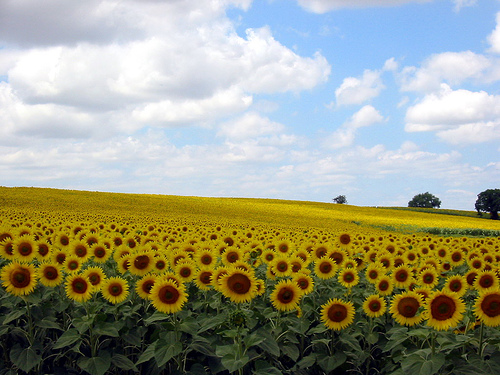
%> input picture codes/ch13_Scale-SpaceImageProcessing/7. Harris-Laplace Detector/sunflower.jpg, 500 x 375 px
$ octave Keypoint_with_Scale_Selection.m   (GNU Octave 9; MATLAB toolbox functions it lacks are replaced by stand-ins)
%> lines starting %> are read from the running program, lines starting %| are printed output that depends on the picture
### codes/ch13_Scale-SpaceImageProcessing/7. Harris-Laplace Detector/kp_log.m
function [points] = kp_log(img,o_nb_blobs)

    % Extract keypoints using Laplacian of Gaussian (LoG) algorithm

    %

    % Author :: Vincent Garcia

    % Date   :: 05/12/2007

    %

    % INPUT

    % =====

    % img        : the graylevel image

    % o_nb_blobs : (optional) number of blobs detected

    %

    % OUTPUT

    % ======

    % points : the interest points extracted

    %

    % REFERENCES

    % ==========

    % Lindeberg, T. Feature Detection with Automatic Scale Selection

    % IEEE Transactions Pattern Analysis Machine Intelligence, 1998, 30, 77-116kp_harris(im)

    %

    % EXAMPLE

    % =======

    % points = kp_log(img)


    % input image

    img = double(img(:,:,1));


    % number of blobs detected

    if nargin==1

        nb_blobs = 120;

    else

        nb_blobs = o_nb_blobs;

    end


    % Laplacian of Gaussian parameters

    sigma_begin = 2;

    sigma_end   = 15;

    sigma_step  = 1;

    sigma_array = sigma_begin:sigma_step:sigma_end;

    sigma_nb    = numel(sigma_array);


    % variable

    img_height  = size(img,1);

    img_width   = size(img,2);


    % calcul scale-normalized laplacian operator

    snlo = zeros(img_height,img_width,sigma_nb);

    for i=1:sigma_nb

        sigma       = sigma_array(i);

        snlo(:,:,i) = sigma*sigma*imfilter(img,fspecial('log', floor(6*sigma+1), sigma),'replicate');

    end


    % search of local maxima

    snlo_dil             = imdilate(snlo,ones(3,3,3));

    blob_candidate_index = find(snlo==snlo_dil);

    blob_candidate_value = snlo(blob_candidate_index);

    [tmp,index]          = sort(blob_candidate_value,'descend');

    blob_index           = blob_candidate_index( index(1:min(nb_blobs,numel(index))) );

    [lig,col,sca]        = ind2sub([img_height,img_width,sigma_nb],blob_index);

    points               = [lig,col,3*reshape(sigma_array(sca),[size(lig,1),1])];


end

### codes/ch13_Scale-SpaceImageProcessing/7. Harris-Laplace Detector/draw.m
function draw(img,pt,str)

    figure('Name',str);

    imshow(img);

    hold on;

    axis off;

    switch size(pt,2)

        case 2

            s = 2;

            for i=1:size(pt,1)

                rectangle('Position',[pt(i,2)-s,pt(i,1)-s,2*s,2*s],'Curvature',[0 0],'EdgeColor','b','LineWidth',2);

            end

        case 3

            pt(:,3) = 0.6 * pt(:,3);
            for i=1:size(pt,1)

                rectangle('Position',[pt(i,2)-pt(i,3),pt(i,1)-pt(i,3),2*pt(i,3),2*pt(i,3)],'Curvature',[1,1],'EdgeColor','y','LineWidth',2);

            end

    end

end

### codes/ch13_Scale-SpaceImageProcessing/7. Harris-Laplace Detector/Keypoint_with_Scale_Selection.m
% EE368/CS232 Digital Image Processing
% Bernd Girod
% Department of Electrical Engineering, Stanford University

% Script by Qiyuan Tian and David Chen
% Keypoint detection with automatic scale selection

% Codes downloaded from
% http://www.mathworks.com/matlabcentral/fileexchange/17894-keypoint-extraction

clear, clc, close all
img = imread('sunflower.jpg'); numBlobs = 150;
%> further down, img is the input picture: size 375x500x3 uint8; mean R, G, B 152.7, 153.8, 132.4
% img = imread('dog.jpg'); numBlobs = 200;
if size(img,3) > 1
    imgGray = rgb2gray(img);
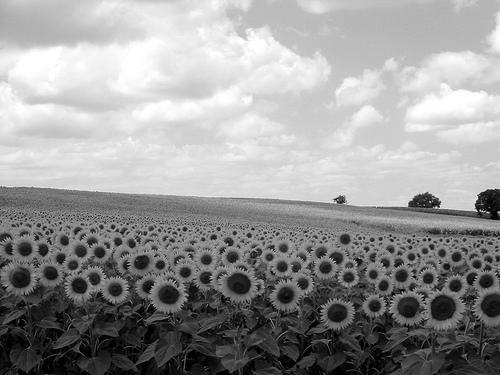
%> imgGray: size 375x500 uint8; min 0, max 255, mean 151
else
    imgGray = img;
end
pt  = kp_log(imgGray, numBlobs);
%> in kp_log, `blob_candidate_index = find(snlo==snlo_dil);`: blob_candidate_index = 2203 values from 49 to 2614908
%> in kp_log, `blob_candidate_value = snlo(blob_candidate_index);`: blob_candidate_value = 2203 values, max 84.83 at index 2177, min -12.91 at index 13, mean 11.71
%> in kp_log, `[tmp,index]          = sort(blob_candidate_value,'descend');`: tmp = 2203 values, max 84.83 at index 1, min -12.91 at index 2203, mean 11.71; index = 2203 values, max 2203 at index 551, min 1 at index 1060, mean 1102
%> in kp_log, `blob_index           = blob_candidate_index( index(1:min(nb_blobs,nume..`: blob_index = 150 values, max 1872203 at index 1, min 2861 at index 143, mean 291974.3
%> in kp_log, `[lig,col,sca]        = ind2sub([img_height,img_width,sigma_nb],blob_in..`: lig = 150 values, max 329 at index 137, min 197 at index 98, mean 256.8; col = 150 values, max 500 at index 148, min 8 at index 143, mean 285.6; sca = 150 values, max 10 at index 1, min 1 at index 4, mean 1.99
%> in kp_log, `points               = [lig,col,3*reshape(sigma_array(sca),[size(lig,1..`: points = 150 rows, first 12: [203 493 33; 203 425 24; 200 342 9; 238 214 6; 203 437 9; 260 207 12; 236 250 6; 242 118 9; 240 346 12; 242 65 9; 273 186 12; 258 233 12]
%> pt has the same summary as points in kp_log
draw(rgb2gray(img),pt,'LoG Lindeberg');
set(gcf, 'Color', 'w');
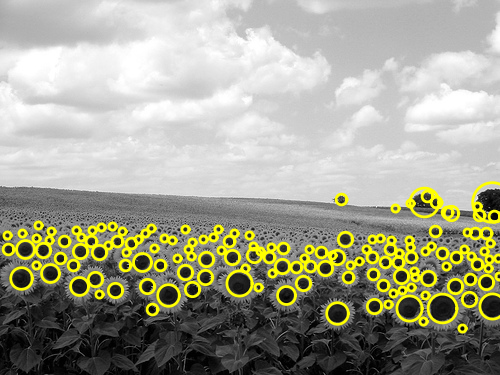
%> figure redrawn from the program's plot data

figure;
imshow(imgGray);
set(gcf, 'Color', 'w');

$ run again, with codes/ch13_Scale-SpaceImageProcessing/7. Harris-Laplace Detector/dog.jpg copied over codes/ch13_Scale-SpaceImageProcessing/7. Harris-Laplace Detector/sunflower.jpg
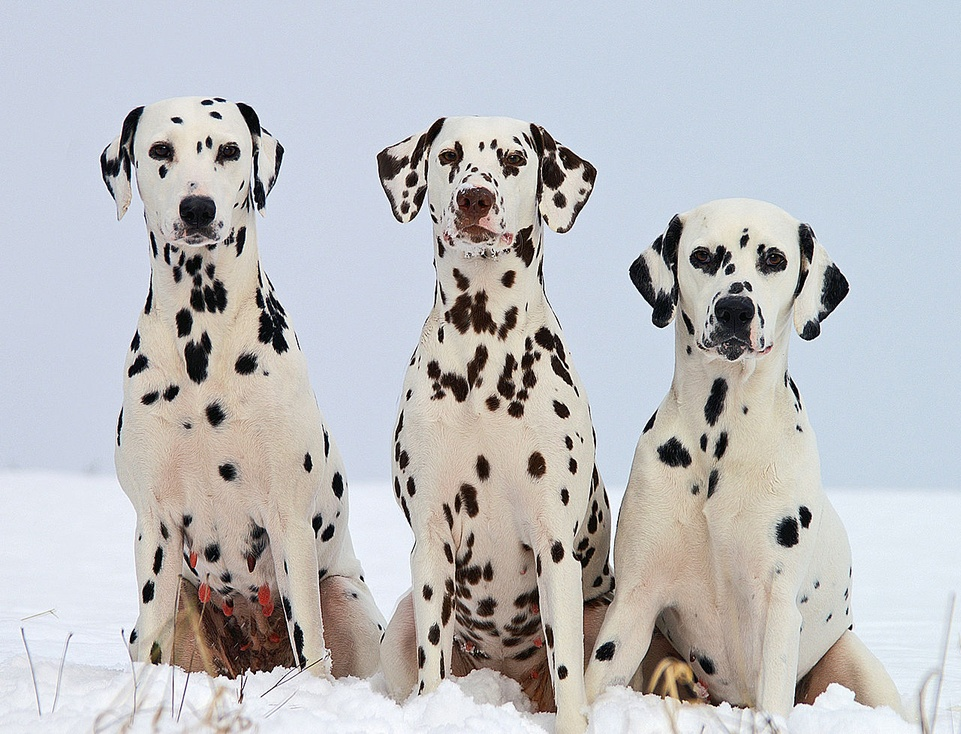
%> input picture codes/ch13_Scale-SpaceImageProcessing/7. Harris-Laplace Detector/dog.jpg, 961 x 734 px, shrunk from 1280 x 978 before the run
%> img is the input picture: size 734x961x3 uint8; mean R, G, B 189.6, 190.1, 192.9
%> `imgGray = rgb2gray(img);`:
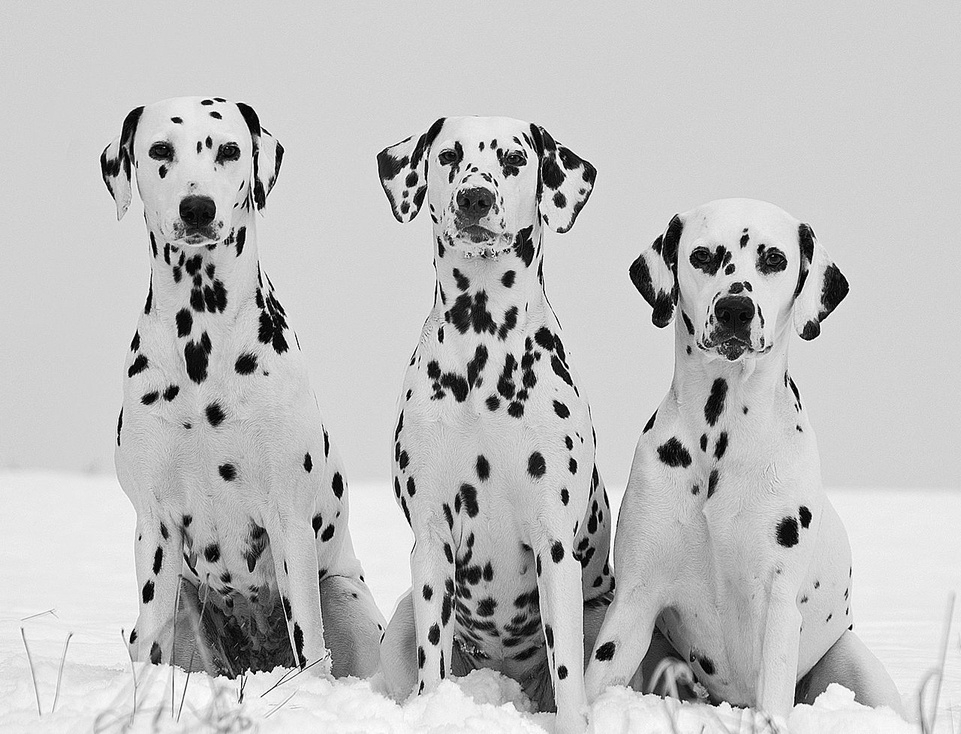
%> imgGray: size 734x961 uint8; min 0, max 255, mean 190.3
%> img: size 734x961 double
%> blob_candidate_index = 13483 values from 1 to 9874865
%> blob_index = 150 values, max 9708934 at index 106, min 87773 at index 100, mean 2039794.7
%> lig = 150 values, max 691 at index 128, min 101 at index 47, mean 331.7; col = 150 values, max 851 at index 24, min 109 at index 111, mean 434.7; sca = 150 values, max 14 at index 106, min 1 at index 10, mean 3.44
%> points = 150 rows, first 12: [121 177 9; 116 217 9; 673 563 12; 365 246 24; 593 149 18; 411 562 15; 201 560 15; 289 836 33; 535 788 27; 146 482 6; 153 229 24; 261 771 30]
%> pt has the same summary as points in kp_log
%> `set(gcf, 'Color', 'w');`:
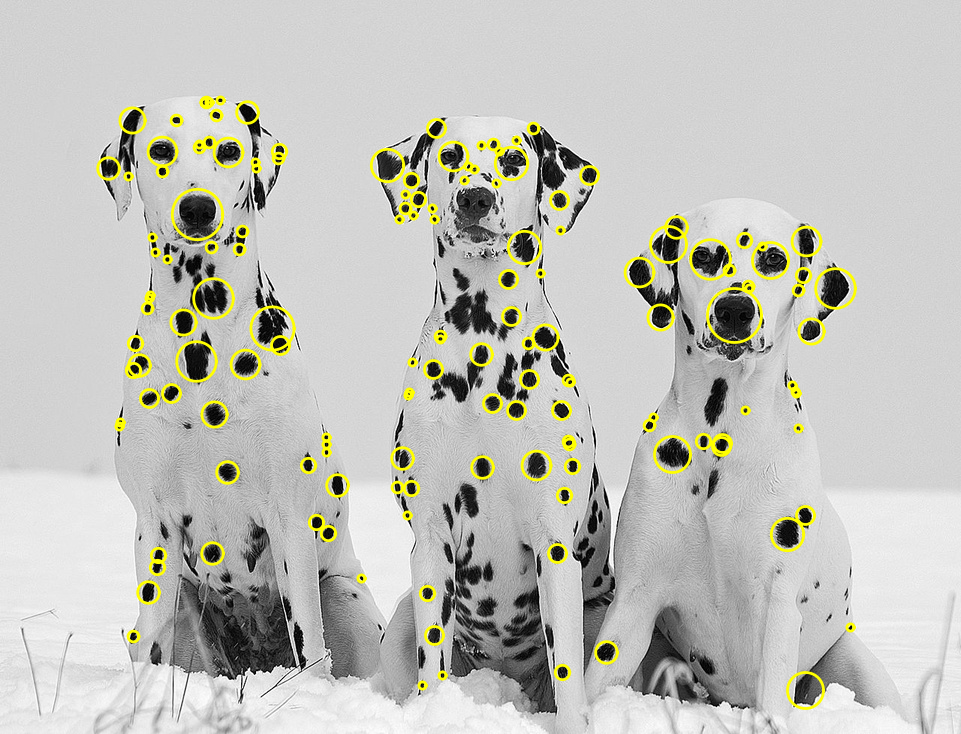
%> figure redrawn from the program's plot data

$ run again, with codes/ch13_Scale-SpaceImageProcessing/7. Harris-Laplace Detector/door.jpg copied over codes/ch13_Scale-SpaceImageProcessing/7. Harris-Laplace Detector/sunflower.jpg
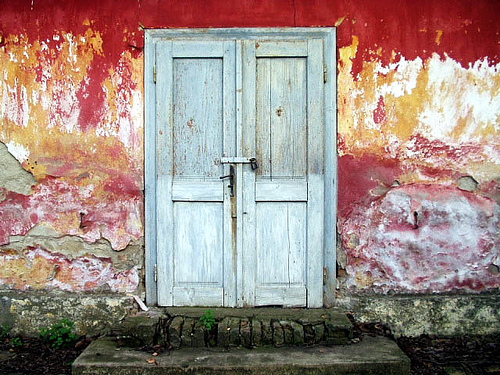
%> input picture codes/ch13_Scale-SpaceImageProcessing/7. Harris-Laplace Detector/door.jpg, 500 x 375 px
%> img is the input picture: size 375x500x3 uint8; mean R, G, B 158.5, 138.7, 131.8
%> `imgGray = rgb2gray(img);`:
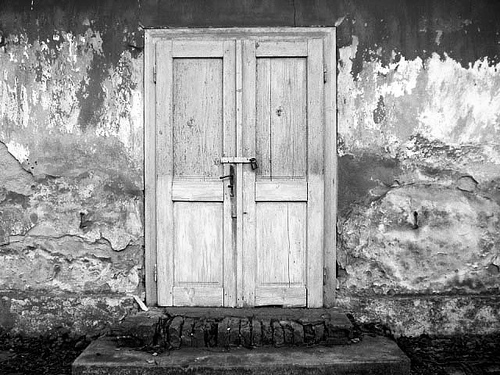
%> imgGray: size 375x500 uint8; min 0, max 255, mean 143.8
%> img: size 375x500 double
%> blob_candidate_index = 3043 values from 10 to 2624626
%> blob_candidate_value = 3043 values, max 91.2 at index 2221, min -10.62 at index 708, mean 16.54
%> tmp = 3043 values, max 91.2 at index 1, min -10.62 at index 3043, mean 16.54; index = 3043 values, max 3043 at index 2151, min 1 at index 2424, mean 1522
%> blob_index = 150 values, max 2570053 at index 134, min 45 at index 67, mean 173904.6
%> lig = 150 values, max 318 at index 138, min 41 at index 104, mean 172.1; col = 150 values, max 491 at index 22, min 1 at index 67, mean 244.3; sca = 150 values, max 14 at index 134, min 1 at index 1, mean 1.44
%> points = 150 rows, first 12: [215 416 6; 302 145 6; 59 222 6; 54 338 6; 73 338 6; 202 175 6; 178 233 9; 309 140 6; 219 235 6; 58 306 6; 58 275 6; 215 83 6]
%> pt has the same summary as points in kp_log
%> `set(gcf, 'Color', 'w');`:
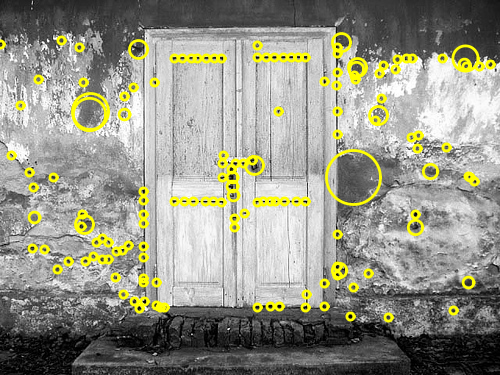
%> figure redrawn from the program's plot data
